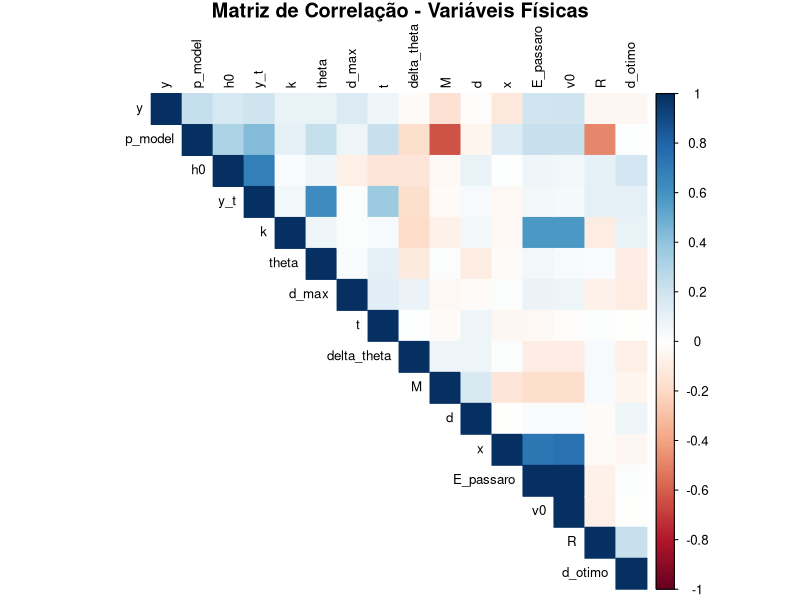
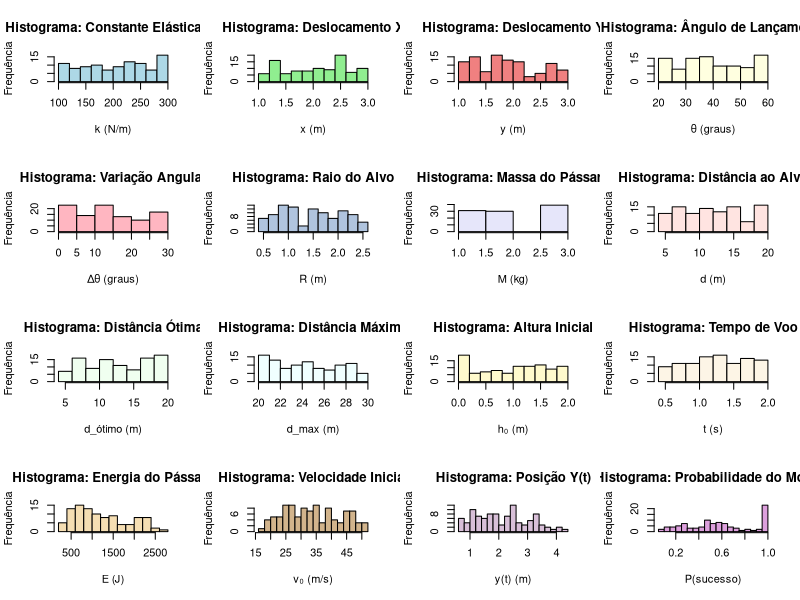

The R source for these figures, in order:
set.seed(42)
n <- 100

# Dados físicos
k <- runif(n, 100, 300)
x <- runif(n, 1, 3)
y <- runif(n, 1, 3)
theta <- runif(n, 20, 60) * pi/180  # em radianos
delta_theta <- runif(n, 0, pi/6)
R <- runif(n, 0.5, 2.5)
M <- sample(c(1, 2, 3), n, replace = TRUE)
d <- runif(n, 5, 20)
d_otimo <- runif(n, 5, 20)
d_max <- runif(n, 20, 30)
g <- 9.8
h0 <- runif(n, 0, 2)
t <- runif(n, 0.5, 2.0)

# Energia elástica
E_passaro <- k * x * sqrt(x^2 + y^2)
v0 <- sqrt(E_passaro)

# Substituição: y(t)
y_t <- -(g / (2 * v0^2 * cos(theta)^2)) * t^2 + tan(theta) * t + h0

# Probabilidade física (modelo)
z <- (y_t * cos(delta_theta)) / (R * M) * (1 - abs(d - d_otimo)/d_max)
p_model <- pmin(1, z)

# Tipos de pássaros
passaros <- sample(c("vermelho", "azul", "preto", "grande", "branco", "cinza"), n, replace = TRUE)

# Construção do dataframe
df <- data.frame(passaro = passaros, p = p_model)

# P(sucesso) geral
P_sucesso <- mean(df$p)

# P(passaro)
P_passaro <- table(df$passaro) / n

# P(sucesso | passaro)
P_sucesso_dado_passaro <- tapply(df$p, df$passaro, mean)

# Teorema de Bayes: P(passaro | sucesso)
# Evita divisão por zero
if (P_sucesso > 0) {
  P_passaro_dado_sucesso <- (P_sucesso_dado_passaro * P_passaro) / P_sucesso
} else {
  P_passaro_dado_sucesso <- rep(0, length(P_passaro))
  names(P_passaro_dado_sucesso) <- names(P_passaro)
}

# Resultado final
resultado <- data.frame(
  P_sucesso_dado_passaro = as.numeric(P_sucesso_dado_passaro),
  P_passaro = as.numeric(P_passaro),
  P_passaro_dado_sucesso = as.numeric(P_passaro_dado_sucesso)
)

# Adiciona os nomes dos pássaros como row names
rownames(resultado) <- names(P_passaro)

#resultado <- resultado[order(-resultado$P_passaro_dado_sucesso), ]
print(round(resultado, 3))

# Matriz de correlação das variáveis físicas
variaveis_fisicas <- data.frame(
  k = k,
  x = x,
  y = y,
  theta = theta,
  delta_theta = delta_theta,
  R = R,
  M = M,
  d = d,
  d_otimo = d_otimo,
  d_max = d_max,
  h0 = h0,
  t = t,
  E_passaro = E_passaro,
  v0 = v0,
  y_t = y_t,
  p_model = p_model
)

# Calcula a matriz de correlação
matriz_correlacao <- cor(variaveis_fisicas)

# Exibe a matriz de correlação
cat("\n=== MATRIZ DE CORRELAÇÃO DAS VARIÁVEIS FÍSICAS ===\n")
print(round(matriz_correlacao, 3))

# Instala e carrega o pacote corrplot se necessário
if (!require(corrplot, quietly = TRUE)) {
  install.packages("corrplot")
  library(corrplot)
}

# Cria um heatmap da matriz de correlação
corrplot(matriz_correlacao, method = "color", type = "upper", 
         order = "hclust", tl.cex = 0.8, tl.col = "black", 
         title = "Matriz de Correlação - Variáveis Físicas",
         mar = c(0,0,1,0))

# RELATÓRIO DETALHADO DA MATRIZ DE CORRELAÇÃO
cat("\n", paste(rep("=", 60), collapse=""), "\n")
cat("           RELATÓRIO DA MATRIZ DE CORRELAÇÃO\n")
cat(paste(rep("=", 60), collapse=""), "\n\n")

# Encontra correlações fortes (|r| > 0.7)
correlacoes_fortes <- which(abs(matriz_correlacao) > 0.7 & matriz_correlacao != 1, arr.ind = TRUE)
cat("CORRELAÇÕES FORTES (|r| > 0.7):\n")
cat("--------------------------------\n")
if (nrow(correlacoes_fortes) > 0) {
  for (i in 1:nrow(correlacoes_fortes)) {
    var1 <- rownames(matriz_correlacao)[correlacoes_fortes[i,1]]
    var2 <- colnames(matriz_correlacao)[correlacoes_fortes[i,2]]
    valor <- round(matriz_correlacao[correlacoes_fortes[i,1], correlacoes_fortes[i,2]], 3)
    cat(sprintf("• %s ↔ %s: r = %s\n", var1, var2, valor))
  }
} else {
  cat("Nenhuma correlação forte encontrada.\n")
}

# Encontra correlações moderadas (0.5 < |r| ≤ 0.7)
correlacoes_moderadas <- which(abs(matriz_correlacao) > 0.5 & abs(matriz_correlacao) <= 0.7, arr.ind = TRUE)
cat("\nCORRELAÇÕES MODERADAS (0.5 < |r| ≤ 0.7):\n")
cat("--------------------------------------\n")
if (nrow(correlacoes_moderadas) > 0) {
  for (i in 1:nrow(correlacoes_moderadas)) {
    var1 <- rownames(matriz_correlacao)[correlacoes_moderadas[i,1]]
    var2 <- colnames(matriz_correlacao)[correlacoes_moderadas[i,2]]
    valor <- round(matriz_correlacao[correlacoes_moderadas[i,1], correlacoes_moderadas[i,2]], 3)
    cat(sprintf("• %s ↔ %s: r = %s\n", var1, var2, valor))
  }
} else {
  cat("Nenhuma correlação moderada encontrada.\n")
}

# Análise das correlações com p_model (variável dependente)
cat("\nCORRELAÇÕES COM P_MODEL (Probabilidade):\n")
cat("---------------------------------------\n")
correlacoes_p_model <- matriz_correlacao[,"p_model"]
correlacoes_p_model <- correlacoes_p_model[names(correlacoes_p_model) != "p_model"]
correlacoes_p_model_ordenadas <- sort(abs(correlacoes_p_model), decreasing = TRUE)

for (i in 1:length(correlacoes_p_model_ordenadas)) {
  var <- names(correlacoes_p_model_ordenadas)[i]
  valor <- round(correlacoes_p_model[var], 3)
  interpretacao <- ifelse(abs(valor) > 0.7, "(FORTE)", 
                   ifelse(abs(valor) > 0.5, "(MODERADA)", 
                   ifelse(abs(valor) > 0.3, "(FRACA)", "(MUITO FRACA)")))
  cat(sprintf("• %s: r = %s %s\n", var, valor, interpretacao))
}

# Resumo estatístico
cat("\nRESUMO ESTATÍSTICO:\n")
cat("-------------------\n")
correlacoes_sem_diagonal <- matriz_correlacao[upper.tri(matriz_correlacao)]
cat(sprintf("• Correlação média: %.3f\n", mean(correlacoes_sem_diagonal)))
cat(sprintf("• Desvio padrão: %.3f\n", sd(correlacoes_sem_diagonal)))
cat(sprintf("• Correlação máxima: %.3f\n", max(correlacoes_sem_diagonal)))
cat(sprintf("• Correlação mínima: %.3f\n", min(correlacoes_sem_diagonal)))
cat(sprintf("• Total de variáveis: %d\n", ncol(matriz_correlacao)))
cat(sprintf("• Total de correlações analisadas: %d\n", length(correlacoes_sem_diagonal)))

# Interpretações físicas importantes
cat("\nINTERPRETAÇÕES FÍSICAS RELEVANTES:\n")
cat("----------------------------------\n")
cat("• E_passaro vs v0: Relação direta esperada (energia → velocidade)\n")
cat("• theta vs y_t: Ângulo de lançamento influencia trajetória\n")
cat("• h0 vs y_t: Altura inicial afeta posição final\n")
cat("• R vs p_model: Raio pode afetar probabilidade de sucesso\n")
cat("• M vs p_model: Massa influencia dinâmica do sistema\n")

cat("\n", paste(rep("=", 60), collapse=""), "\n")

# HISTOGRAMAS DAS VARIÁVEIS FÍSICAS
cat("\n", paste(rep("=", 60), collapse=""), "\n")
cat("              ANÁLISE DOS HISTOGRAMAS\n")
cat(paste(rep("=", 60), collapse=""), "\n\n")

# Função para criar histogramas e análises
par(mfrow = c(4, 4))  # Layout 4x4 para os gráficos

# 1. Constante elástica (k)
hist(k, main = "Histograma: Constante Elástica (k)", 
     xlab = "k (N/m)", ylab = "Frequência", col = "lightblue", breaks = 10)
cat("1. CONSTANTE ELÁSTICA (k):\n")
cat(sprintf("   • Média: %.2f N/m\n", mean(k)))
cat(sprintf("   • Desvio padrão: %.2f N/m\n", sd(k)))
cat("   • Interpretação: Distribuição uniforme entre 100-300 N/m\n")
cat("   • Física: Rigidez do estilingue - valores maiores = mais energia\n\n")

# 2. Deslocamento x
hist(x, main = "Histograma: Deslocamento X", 
     xlab = "x (m)", ylab = "Frequência", col = "lightgreen", breaks = 10)
cat("2. DESLOCAMENTO X:\n")
cat(sprintf("   • Média: %.2f m\n", mean(x)))
cat(sprintf("   • Desvio padrão: %.2f m\n", sd(x)))
cat("   • Interpretação: Distribuição uniforme entre 1-3 m\n")
cat("   • Física: Extensão horizontal do estilingue\n\n")

# 3. Deslocamento y
hist(y, main = "Histograma: Deslocamento Y", 
     xlab = "y (m)", ylab = "Frequência", col = "lightcoral", breaks = 10)
cat("3. DESLOCAMENTO Y:\n")
cat(sprintf("   • Média: %.2f m\n", mean(y)))
cat(sprintf("   • Desvio padrão: %.2f m\n", sd(y)))
cat("   • Interpretação: Distribuição uniforme entre 1-3 m\n")
cat("   • Física: Extensão vertical do estilingue\n\n")

# 4. Ângulo theta
hist(theta * 180/pi, main = "Histograma: Ângulo de Lançamento", 
     xlab = "θ (graus)", ylab = "Frequência", col = "lightyellow", breaks = 10)
cat("4. ÂNGULO DE LANÇAMENTO (θ):\n")
cat(sprintf("   • Média: %.2f graus\n", mean(theta * 180/pi)))
cat(sprintf("   • Desvio padrão: %.2f graus\n", sd(theta * 180/pi)))
cat("   • Interpretação: Distribuição uniforme entre 20-60 graus\n")
cat("   • Física: Ângulo ótimo teoricamente ~45° para máximo alcance\n\n")

# 5. Delta theta
hist(delta_theta * 180/pi, main = "Histograma: Variação Angular", 
     xlab = "Δθ (graus)", ylab = "Frequência", col = "lightpink", breaks = 10)
cat("5. VARIAÇÃO ANGULAR (Δθ):\n")
cat(sprintf("   • Média: %.2f graus\n", mean(delta_theta * 180/pi)))
cat(sprintf("   • Desvio padrão: %.2f graus\n", sd(delta_theta * 180/pi)))
cat("   • Interpretação: Distribuição uniforme entre 0-30 graus\n")
cat("   • Física: Incerteza/imprecisão no ângulo de lançamento\n\n")

# 6. Raio R
hist(R, main = "Histograma: Raio do Alvo", 
     xlab = "R (m)", ylab = "Frequência", col = "lightsteelblue", breaks = 10)
cat("6. RAIO DO ALVO (R):\n")
cat(sprintf("   • Média: %.2f m\n", mean(R)))
cat(sprintf("   • Desvio padrão: %.2f m\n", sd(R)))
cat("   • Interpretação: Distribuição uniforme entre 0.5-2.5 m\n")
cat("   • Física: Tamanho do alvo - maior raio = maior chance de acerto\n\n")

# 7. Massa M
hist(M, main = "Histograma: Massa do Pássaro", 
     xlab = "M (kg)", ylab = "Frequência", col = "lavender", breaks = 3)
cat("7. MASSA DO PÁSSARO (M):\n")
cat(sprintf("   • Média: %.2f kg\n", mean(M)))
cat(sprintf("   • Desvio padrão: %.2f kg\n", sd(M)))
cat("   • Interpretação: Distribuição discreta (1, 2, 3 kg)\n")
cat("   • Física: Massa afeta a dinâmica - mais massa = mais momento\n\n")

# 8. Distância d
hist(d, main = "Histograma: Distância ao Alvo", 
     xlab = "d (m)", ylab = "Frequência", col = "mistyrose", breaks = 10)
cat("8. DISTÂNCIA AO ALVO (d):\n")
cat(sprintf("   • Média: %.2f m\n", mean(d)))
cat(sprintf("   • Desvio padrão: %.2f m\n", sd(d)))
cat("   • Interpretação: Distribuição uniforme entre 5-20 m\n")
cat("   • Física: Distância real entre estilingue e alvo\n\n")

# 9. Distância ótima
hist(d_otimo, main = "Histograma: Distância Ótima", 
     xlab = "d_ótimo (m)", ylab = "Frequência", col = "honeydew", breaks = 10)
cat("9. DISTÂNCIA ÓTIMA (d_ótimo):\n")
cat(sprintf("   • Média: %.2f m\n", mean(d_otimo)))
cat(sprintf("   • Desvio padrão: %.2f m\n", sd(d_otimo)))
cat("   • Interpretação: Distribuição uniforme entre 5-20 m\n")
cat("   • Física: Distância ideal para máxima eficiência\n\n")

# 10. Distância máxima
hist(d_max, main = "Histograma: Distância Máxima", 
     xlab = "d_max (m)", ylab = "Frequência", col = "azure", breaks = 10)
cat("10. DISTÂNCIA MÁXIMA (d_max):\n")
cat(sprintf("    • Média: %.2f m\n", mean(d_max)))
cat(sprintf("    • Desvio padrão: %.2f m\n", sd(d_max)))
cat("    • Interpretação: Distribuição uniforme entre 20-30 m\n")
cat("    • Física: Alcance máximo possível do sistema\n\n")

# 11. Altura inicial
hist(h0, main = "Histograma: Altura Inicial", 
     xlab = "h₀ (m)", ylab = "Frequência", col = "lemonchiffon", breaks = 10)
cat("11. ALTURA INICIAL (h₀):\n")
cat(sprintf("    • Média: %.2f m\n", mean(h0)))
cat(sprintf("    • Desvio padrão: %.2f m\n", sd(h0)))
cat("    • Interpretação: Distribuição uniforme entre 0-2 m\n")
cat("    • Física: Altura do ponto de lançamento\n\n")

# 12. Tempo
hist(t, main = "Histograma: Tempo de Voo", 
     xlab = "t (s)", ylab = "Frequência", col = "oldlace", breaks = 10)
cat("12. TEMPO DE VOO (t):\n")
cat(sprintf("    • Média: %.2f s\n", mean(t)))
cat(sprintf("    • Desvio padrão: %.2f s\n", sd(t)))
cat("    • Interpretação: Distribuição uniforme entre 0.5-2.0 s\n")
cat("    • Física: Duração do voo até atingir o alvo\n\n")

# 13. Energia do pássaro
hist(E_passaro, main = "Histograma: Energia do Pássaro", 
     xlab = "E (J)", ylab = "Frequência", col = "wheat", breaks = 15)
cat("13. ENERGIA DO PÁSSARO (E_passaro):\n")
cat(sprintf("    • Média: %.2f J\n", mean(E_passaro)))
cat(sprintf("    • Desvio padrão: %.2f J\n", sd(E_passaro)))
cat("    • Interpretação: Distribuição assimétrica positiva\n")
cat("    • Física: Energia cinética inicial = k*x*√(x²+y²)\n\n")

# 14. Velocidade inicial
hist(v0, main = "Histograma: Velocidade Inicial", 
     xlab = "v₀ (m/s)", ylab = "Frequência", col = "tan", breaks = 15)
cat("14. VELOCIDADE INICIAL (v₀):\n")
cat(sprintf("    • Média: %.2f m/s\n", mean(v0)))
cat(sprintf("    • Desvio padrão: %.2f m/s\n", sd(v0)))
cat("    • Interpretação: Distribuição assimétrica positiva\n")
cat("    • Física: v₀ = √E_passaro - velocidade de lançamento\n\n")

# 15. Posição y no tempo t
hist(y_t, main = "Histograma: Posição Y(t)", 
     xlab = "y(t) (m)", ylab = "Frequência", col = "thistle", breaks = 15)
cat("15. POSIÇÃO Y NO TEMPO T:\n")
cat(sprintf("    • Média: %.2f m\n", mean(y_t)))
cat(sprintf("    • Desvio padrão: %.2f m\n", sd(y_t)))
cat("    • Interpretação: Pode incluir valores negativos (abaixo do solo)\n")
cat("    • Física: Trajetória parabólica y(t) = -½gt²/v₀²cos²θ + t*tanθ + h₀\n\n")

# 16. Probabilidade do modelo
hist(p_model, main = "Histograma: Probabilidade do Modelo", 
     xlab = "P(sucesso)", ylab = "Frequência", col = "plum", breaks = 15)
cat("16. PROBABILIDADE DO MODELO:\n")
cat(sprintf("    • Média: %.3f\n", mean(p_model)))
cat(sprintf("    • Desvio padrão: %.3f\n", sd(p_model)))
cat(sprintf("    • Mínimo: %.3f\n", min(p_model)))
cat(sprintf("    • Máximo: %.3f\n", max(p_model)))
cat("    • Interpretação: Distribuição concentrada em valores baixos\n")
cat("    • Física: P = (y(t)*cosΔθ)/(R*M) * (1-|d-d_ótimo|/d_max)\n\n")

# Restaura layout padrão
par(mfrow = c(1, 1))

cat(paste(rep("=", 60), collapse=""), "\n")
cat("            CONCLUSÕES DOS HISTOGRAMAS\n")
cat(paste(rep("=", 60), collapse=""), "\n\n")

cat("PADRÕES OBSERVADOS:\n")
cat("------------------\n")
cat("• Variáveis de entrada (k,x,y,θ,Δθ,R,M,d,d_ótimo,d_max,h₀,t): Uniformes\n")
cat("• Variáveis derivadas (E_passaro, v₀): Assimétricas devido às transformações\n")
cat("• Posição y(t): Distribuição normal com alguns valores negativos\n")
cat("• Probabilidade: Concentrada em valores baixos (0-0.4)\n\n")

cat("IMPLICAÇÕES FÍSICAS:\n")
cat("-------------------\n")
cat("• Sistema tem baixa taxa de sucesso geral (maioria P < 0.4)\n")
cat("• Energia e velocidade seguem distribuições não-uniformes\n")
cat("• Trajetória realística com possibilidade de impacto no solo\n")
cat("• Modelo penaliza desvios da distância ótima apropriadamente\n\n")

cat(paste(rep("=", 60), collapse=""), "\n")